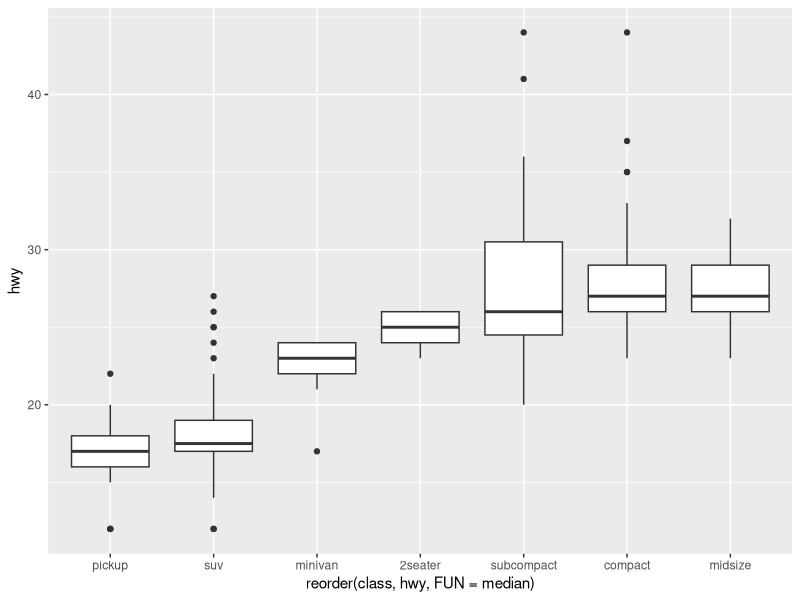

This figure's R source:
## ---- chunk 1
knitr::opts_chunk$set(echo = TRUE)
## ---- chunk 2
library(tidyverse)

ggplot(data = mpg) +
   geom_boxplot(
   mapping = aes(
   x = reorder(class, hwy, FUN = median),
   y = hwy)
 )
